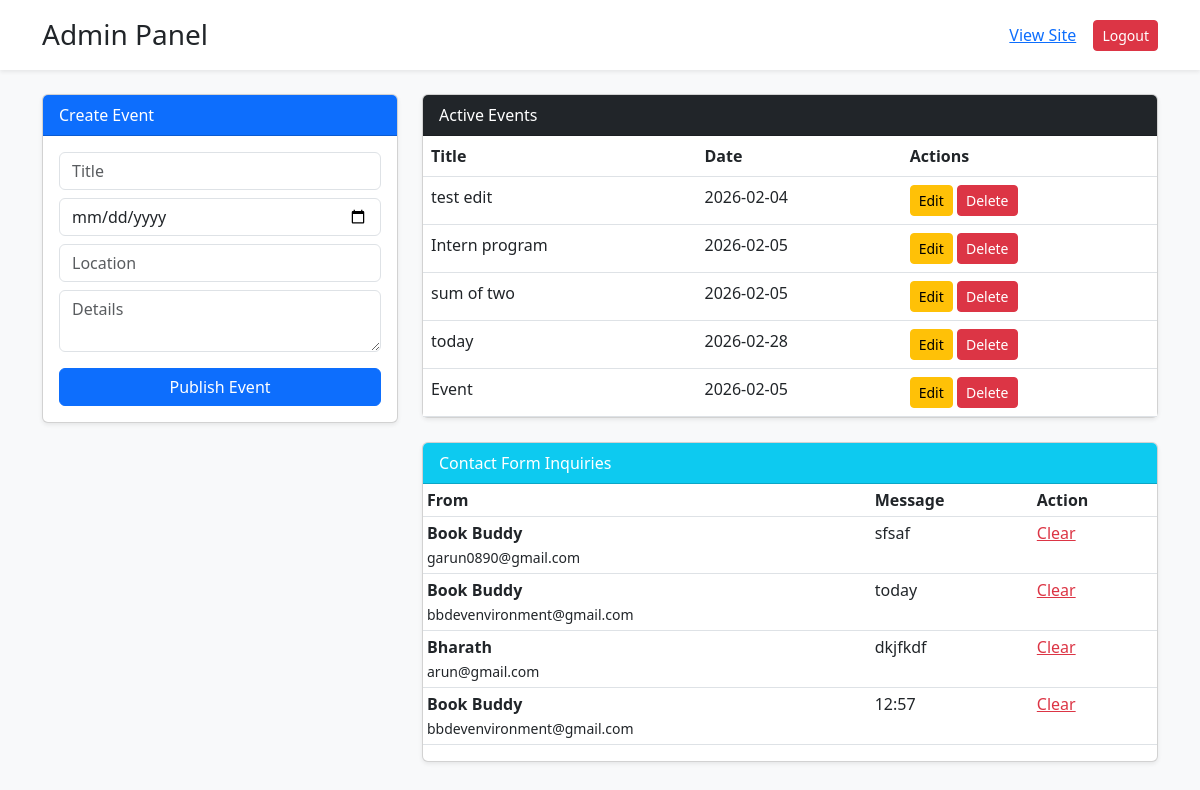
The page /admin (signed in) on the database its author committed.
### app.py (models this page shows)
class Event(db.Model):
    id = db.Column(db.Integer, primary_key=True)
    title = db.Column(db.String(100))
    date = db.Column(db.String(50))
    description = db.Column(db.Text)
    location = db.Column(db.String(100))

class Message(db.Model):
    id = db.Column(db.Integer, primary_key=True)
    name = db.Column(db.String(100))
    email = db.Column(db.String(100))
    content = db.Column(db.Text)

### app.py (the view)
@app.route('/admin')
@login_required
def admin_panel():
    events = Event.query.all()
    messages = Message.query.all()
    return render_template('admin.html', events=events, messages=messages)

### app.py (called while the page is built)
@login_manager.user_loader
def load_user(user_id):
    return User.query.get(int(user_id))

### templates/admin.html (shortened to what this page needs)
<!DOCTYPE html>
<html lang="en">
<head>
    <link href="https://cdn.jsdelivr.net/npm/bootstrap@5.3.0/dist/css/bootstrap.min.css" rel="stylesheet">
</head>
<body class="bg-light">
    <div class="container-fluid bg-white shadow-sm mb-4 p-3">
        <div class="container d-flex justify-content-between align-items-center">
            <h3 class="m-0 text-dark">Admin Panel</h3>
            <div>
                <a href="/" class="btn btn-link">View Site</a>
                <a href="/logout" class="btn btn-danger btn-sm">Logout</a>
            </div>
        </div>
    </div>
    <div class="container">
        <div class="row">
            <div class="col-lg-4">
                <div class="card mb-4 shadow-sm">
                    <div class="card-header bg-primary text-white">Create Event</div>
                    <div class="card-body">
                        <form action="/admin/add_event" method="POST">
                            <input type="text" name="title" class="form-control mb-2" placeholder="Title" required>
                            <input type="date" name="date" class="form-control mb-2" required>
                            <input type="text" name="location" class="form-control mb-2" placeholder="Location" required>
                            <textarea name="description" class="form-control mb-3" placeholder="Details"></textarea>
                            <button class="btn btn-primary w-100">Publish Event</button>
                        </form>
                    </div>
                </div>
            </div>
            <div class="col-lg-8">
                <div class="card shadow-sm mb-4">
                    <div class="card-header bg-dark text-white">Active Events</div>
                    <div class="table-responsive">
                        <table class="table table-hover mb-0">
                            <thead><tr><th>Title</th><th>Date</th><th>Actions</th></tr></thead>
                            <tbody>
                                {% for e in events %}
                                <tr>
                                    <td>{{ e.title }}</td>
                                    <td>{{ e.date }}</td>
                                    <td>
                                        <a href="/admin/update/{{ e.id }}" class="btn btn-warning btn-sm">Edit</a>
                                        <a href="/admin/delete_event/{{ e.id }}" class="btn btn-danger btn-sm">Delete</a>
                                    </td>
                                </tr>
                                {% endfor %}
                            </tbody>
                        </table>
                    </div>
                </div>
                <div class="card shadow-sm">
                    <div class="card-header bg-info text-white">Contact Form Inquiries</div>
                    <div class="table-responsive">
                        <table class="table table-sm">
                            <thead><tr><th>From</th><th>Message</th><th>Action</th></tr></thead>
                            <tbody>
                                {% for m in messages %}
                                <tr>
                                    <td><strong>{{ m.name }}</strong><br><small>{{ m.email }}</small></td>
                                    <td>{{ m.content }}</td>
                                    <td><a href="/admin/delete_msg/{{ m.id }}" class="text-danger">Clear</a></td>
                                </tr>
                                {% endfor %}
                            </tbody>
                        </table>
                    </div>
                </div>
            </div>
        </div>
    </div>
</body>
</html>

### rows shown on the page
Event: title "test edit", date "2026-02-04"
Event: title "Intern program", date "2026-02-05"
Event: title "sum of two", date "2026-02-05"
Event: title "today", date "2026-02-28"
Event: title "Event", date "2026-02-05"
Message: name "Book Buddy", email "garun0890@gmail.com", content "sfsaf"
Message: name "Book Buddy", email "bbdevenvironment@gmail.com", content "today"
Message: name "Bharath", email "arun@gmail.com", content "dkjfkdf"
Message: name "Book Buddy", email "bbdevenvironment@gmail.com", content "12:57"
